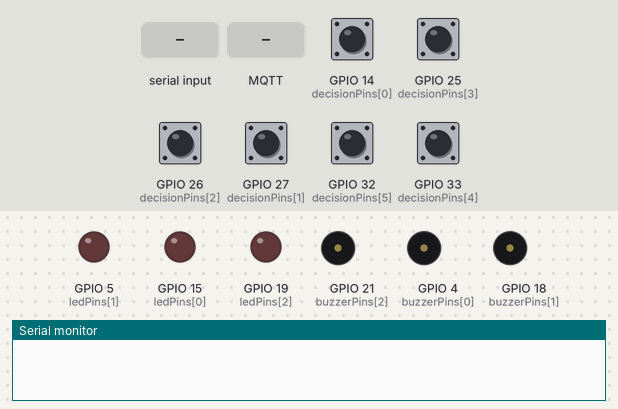
The sketch below on a simulated ESP32. Shown: output pins drawn as LEDs (lit = HIGH), buzzer (waves = sounding, pin HIGH), the last lines printed to the serial monitor. Inputs (shaded band) come from the test bench; at power-on: GPIO 14 (decisionPins[0]), GPIO 25 (decisionPins[3]), GPIO 26 (decisionPins[2]), GPIO 27 (decisionPins[1]), GPIO 32 (decisionPins[5]), GPIO 33 (decisionPins[4]) HIGH. WiFi joins after 1.5 s; servers stay silent unless stated; random numbers use the default seed unless the sketch sets one; no MQTT or app messages arrive unless stated.

Above: at 0.9 s.
1.0 s: "on" received over Serial
4.0 s: MQTT message "on" arrives on the second subscribed topic
At 5.3 s:
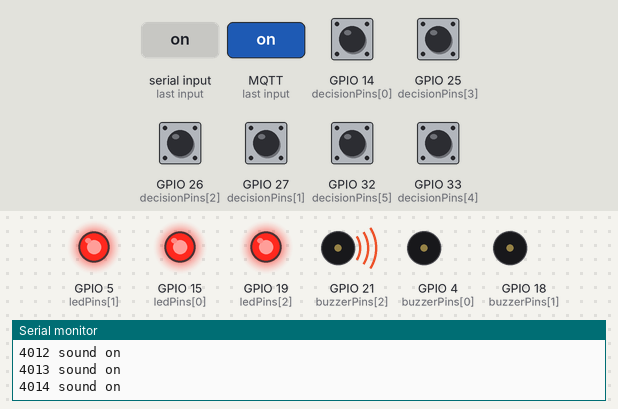
7.0 s: MQTT message "on" arrives on the third subscribed topic
At 7.7 s:
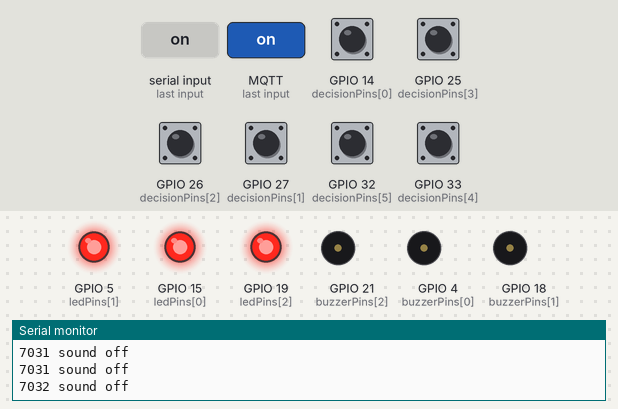
Timing chart, 0 to 11.5 s (numbered marks = the images above; inputs shaded):
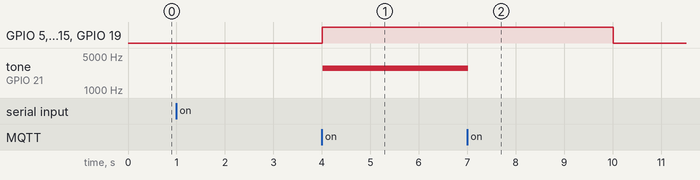

Measured:
- after the input at 4.0 s, GPIO 5 (ledPins[1]), GPIO 15 (ledPins[0]), GPIO 19 (ledPins[2]): LOW → HIGH at once; tone on GPIO 21 (buzzerPins[2]): silent → 2794 Hz at once

The sketch:

multi.ino
```cpp
// owlcms refereeing device using MQTT
//
// ESP32 Arduino-style module that communicates with owlcms over WiFi.
// Both owlcms and the the refereeing device connect to a MQTT server.
// The refereeing device publishes the decisions and
// subscribes to requests to remind or summon referees

// ====== START CONFIG SECTION ======================================================

// MQTT passwords
// copy secrets_example.h to secrets.h and include secrets.h (which is .gitignored)
#include "secrets_local.h"

// owlcms parameters
// referee = 0 is used when all three referees are wired to the same device
// if each referee has their own device, set referee to 1, 2 or 3
const int referee = 0;
const char* platform = "A";

// pins for refs 1 2 and 3 (1 good, 1 bad, 2 good, etc.)
int decisionPins[] = {14, 27, 26, 25, 33, 32};
int ledPins[] = {15, 5, 19};
int buzzerPins[] = {4, 18, 21};

// number of beeps when referee wakeup is received
// set to 0 to disable beeps.
const int nbBeeps = 3;
const note_t cfgBeepNote = NOTE_F;
const int cfgBeepOctave = 7; // F7
const int cfgBeepMilliseconds = 100;
const int cfgSilenceMilliseconds = 50; // time between beeps
const int cfgLedDuration = 20000; // led stays for this maximum time;

// referee summon parameters
const int nbSummonBeeps = 1;
const note_t cfgSummonNote = NOTE_F;
const int cfgSummonOctave = 7; // F7
const int cfgSummonBeepMilliseconds = 3000;
const int cfgSummonSilenceMilliseconds = 0;
const int cfgSummonLedDuration = cfgSummonBeepMilliseconds;

// ====== END CONFIG SECTION ======================================================

#ifdef TLS
#include <WiFiClientSecure.h>
#include "certificates.h"
const int mqttPort = 8883;
#else
#include <WiFi.h>
const int mqttPort = 1883;
#endif

#include "Tone32.hpp"
#include "PubSubClient.h"

#define ELEMENTCOUNT(x)  (sizeof(x) / sizeof(x[0]))

#ifdef TLS
WiFiClientSecure wifiClient;
#else
WiFiClient wifiClient;
#endif
PubSubClient mqttClient;

// networking values
String macAddress;
char mac[50];
char clientId[50];

// owlcms values
char fop[20];
int ref13Number = 0;

// 6 pins where we have to detect transitions. initial state unknown.
int prevDecisionPinState[] = {-1, -1, -1, -1, -1, -1};

// for each referee, a Tone generator, and control for a LED
Tone32 tones[3] = {Tone32(buzzerPins[0], 0), Tone32(buzzerPins[1], 1), Tone32(buzzerPins[2], 2)};
int beepingIterations[] = {0, 0, 0};
int ledStartedMillis[] = {0, 0, 0};
int ledDuration[] = {0, 0, 0};
note_t beepNote;
int beepOctave;
int silenceMilliseconds;
int beepMilliseconds;

void setup() {
#ifdef TLS
  wifiClient.setCACert(rootCABuff);
  wifiClient.setInsecure();
#endif
  mqttClient.setKeepAlive(20);
  mqttClient.setClient(wifiClient);
  Serial.begin(115200);
  // wait for serial port to become available
  while (!Serial.available()) {
    delay(50);
  }
  randomSeed(analogRead(0));

  wifiConnect();
  macAddress = WiFi.macAddress();
  macAddress.toCharArray(clientId, macAddress.length() + 1);

  Serial.print("MQTT server: ");
  Serial.println(mqttServer);
  mqttClient.setServer(mqttServer, mqttPort);
  mqttClient.setCallback(callback);

  setupPins();
  setupTones();

  strcpy(fop, platform);

  mqttReconnect();
}

void loop() {
  delay(10);
  if (!mqttClient.connected()) {
    mqttReconnect();
  }
  mqttClient.loop();
  buttonLoop();
  buzzerLoop();
  ledLoop();
}

void wifiConnect() {
  Serial.print("Connecting to WiFi ");
  Serial.print(wifiSSID);
  WiFi.mode(WIFI_STA);
  WiFi.begin(wifiSSID, wifiPassword);
  while (WiFi.status() != WL_CONNECTED) {
    delay(500);
    Serial.print(".");
  }
  Serial.println(" connected");
}

void mqttReconnect() {
  long r = random(1000);
  sprintf(clientId, "owlcms-%ld", r);
  if (WiFi.status() != WL_CONNECTED) {
    wifiConnect();
  }
  while (!mqttClient.connected()) {
    Serial.print(macAddress);
    Serial.print(" connecting to MQTT server...");

    if (mqttClient.connect(clientId, mqttUserName, mqttPassword)) {
      Serial.println(" connected");

      char requestTopic[50];
      sprintf(requestTopic, "owlcms/decisionRequest/%s/+", fop);
      mqttClient.subscribe(requestTopic);

      char ledTopic[50];
      sprintf(ledTopic, "owlcms/led/#", fop);
      mqttClient.subscribe(ledTopic);

      char summonTopic[50];
      sprintf(summonTopic, "owlcms/summon/#", fop);
      mqttClient.subscribe(summonTopic);

    } else {
      Serial.print("MQTT connection failed, rc=");
      Serial.print(mqttClient.state());
      Serial.println(" try again in 5 second");
      delay(5000);
    }
  }
}

void setupPins() {
  for (int j = 0; j < ELEMENTCOUNT(decisionPins); j++) {
    pinMode(decisionPins[j], INPUT_PULLUP);
    prevDecisionPinState[j] = digitalRead(decisionPins[j]);
  }
  for (int j = 0; j < ELEMENTCOUNT(ledPins); j++) {
    pinMode(ledPins[j], OUTPUT);
  }
  for (int j = 0; j < ELEMENTCOUNT(buzzerPins); j++) {
    pinMode(buzzerPins[j], OUTPUT);
  }
}

void setupTones() {
  for (int j = 0; j < ELEMENTCOUNT(tones); j++) {
    tones[j] = Tone32(buzzerPins[j], j);
  }
}

void buttonLoop() {
  for (int j = 0; j < ELEMENTCOUNT(decisionPins); j++) {
    int state = digitalRead(decisionPins[j]);
    int prevState = prevDecisionPinState[j];
    if (state != prevState) {
      prevDecisionPinState[j] = state;
      if (state == LOW) {
        if (j % 2 == 0) {
          sendDecision(j / 2, "good");
        } else {
          sendDecision(j / 2, "bad");
        }
        return;
      }
    }
  }
}

void buzzerLoop() {
  for (int j = 0; j < ELEMENTCOUNT(beepingIterations); j++) {
    if (beepingIterations[j] > 0 && !tones[j].isPlaying()) {
      if (((beepingIterations[j] % 2) == 0)) {
        Serial.print(millis()); Serial.println(" sound on");
        tones[j].playNote(beepNote, beepOctave, beepMilliseconds);
      } else {
        Serial.print(millis()); Serial.println(" sound off");
        tones[j].silence(silenceMilliseconds);
      }
    }
    tones[j].update(); // turn off sound if duration reached.
    if (!tones[j].isPlaying()) {
      beepingIterations[j]--;
    }
  }
}

void ledLoop() {
  for (int j = 0; j < ELEMENTCOUNT(ledStartedMillis); j++) {
    if (ledStartedMillis[j] > 0) {
      ;
      if (millis() - ledStartedMillis[j] >= ledDuration[j]) {
        digitalWrite(ledPins[j], LOW);
        ledStartedMillis[j] = 0;
      }
    }
  }
}

void sendDecision(int ref02Number, const char* decision) {
  if (referee > 0) {
    // software configuration
    ref02Number = referee - 1;
  }
  char topic[50];
  sprintf(topic, "owlcms/decision/%s", fop);
  char message[32];
  sprintf(message, "%i %s", ref02Number + 1, decision);

  mqttClient.publish(topic, message);
  Serial.print(topic);  Serial.print(" ");  Serial.print(message);  Serial.println(" sent.");
}

String decisionRequestTopic = String("owlcms/decisionRequest/") + fop;
String summonTopic = String("owlcms/summon/") + fop;
String ledTopic = String("owlcms/led/") + fop;
void callback(char* topic, byte* message, unsigned int length) {

  String stTopic = String(topic);
  Serial.print("Message arrived on topic: ");  Serial.print(stTopic);  Serial.print("; Message: ");

  String stMessage;
  // convert byte to char
  for (int i = 0; i < length; i++) {
    stMessage += (char)message[i];
  }
  Serial.println(stMessage);

  int refIndex = stTopic.lastIndexOf("/") + 1;
  String refString = stTopic.substring(refIndex);
  int ref13Number = refString.toInt();

  if (stTopic.startsWith(decisionRequestTopic)) {
    changeReminderStatus(ref13Number - 1, stMessage.startsWith("on"));
  } else if (stTopic.startsWith(summonTopic)) {
    if (ref13Number == 0) {
      // topic did not end with number, blink all devices
      for (int j = 0; j < ELEMENTCOUNT(ledPins); j++) {
        changeSummonStatus(j, stMessage.startsWith("on"));
      }
    } else {
      changeSummonStatus(ref13Number - 1, stMessage.startsWith("on"));
    }
  } else if (stTopic.startsWith(ledTopic)) {
    if (ref13Number == 0) {
      // topic did not end with number, blink all devices
      for (int j = 0; j < ELEMENTCOUNT(ledPins); j++) {
        changeSummonStatus(j, stMessage.startsWith("on"));
      }
    } else {
      changeSummonStatus(ref13Number - 1, stMessage.startsWith("on"));
    }
  }
}

void changeReminderStatus(int ref02Number, boolean warn) {
  Serial.print("reminder "); Serial.print(warn); Serial.print(" "); Serial.println(ref02Number+1);
  if (warn) {
    digitalWrite(ledPins[ref02Number], HIGH);
    beepingIterations[ref02Number] = nbBeeps * 2;
    ledStartedMillis[ref02Number] = millis();
    ledDuration[ref02Number] = cfgLedDuration;
    beepNote = cfgBeepNote;
    beepOctave = cfgBeepOctave;
    silenceMilliseconds = cfgSilenceMilliseconds;
    beepMilliseconds = cfgBeepMilliseconds;
  } else {
    digitalWrite(ledPins[ref02Number], LOW);
    beepingIterations[ref02Number] = 0;
    tones[ref02Number].stopPlaying();
  }
}

void changeSummonStatus(int ref02Number, boolean warn) {
  Serial.print("summon ");  Serial.print(warn); Serial.print(" "); Serial.println(ref02Number+1);
  if (warn) {
    digitalWrite(ledPins[ref02Number], HIGH);
    beepingIterations[ref02Number] = nbSummonBeeps * 2;
    ledStartedMillis[ref02Number] = millis();
    ledDuration[ref02Number] = cfgSummonLedDuration;
    beepNote = cfgSummonNote;
    beepOctave = cfgSummonOctave;
    silenceMilliseconds = cfgSummonSilenceMilliseconds;
    beepMilliseconds = cfgSummonBeepMilliseconds;
  } else {
    digitalWrite(ledPins[ref02Number], LOW);
    beepingIterations[ref02Number] = 0;
    tones[ref02Number].stopPlaying();
  }
}
```

Tone32.hpp
```cpp
/**
 * @brief Provides an easy-to-use wrapper around ESP32 tone functionality.
 *
 * ## BACKGROUND ##
 * The Arduino tone() function relies on timer interrupts to precisely control the frequency
 * of a PWM waveform:
 * https://github.com/arduino/ArduinoCore-avr/blob/master/cores/arduino/Tone.cpp
 *
 * This is completely different on the ESP32. So, we need a different approach. Fortunately,
 * there is some basic infrastructure in the arduino-esp32 library to help. Specifically,
 * in esp32-hal-ledc:
 * https://github.com/espressif/arduino-esp32/blob/master/cores/esp32/esp32-hal-ledc.h
 * https://github.com/espressif/arduino-esp32/blob/master/cores/esp32/esp32-hal-ledc.c
 *
 * Here, there are a few things of interest. First:
 *   typedef enum {
 *     NOTE_C, NOTE_Cs, NOTE_D, NOTE_Eb, NOTE_E, NOTE_F, NOTE_Fs, NOTE_G, NOTE_Gs, NOTE_A, NOTE_Bb, NOTE_B, NOTE_MAX
 *  } note_t;
 *
 * Which just nicely sets up named indices into the method:
 *   ledcWriteNote(uint8_t chan, note_t note, uint8_t octave){
 *
 * So, we can call ledcWriteNote(<pwm_channel>, NOTE_C, 4); to play middle C (C4)
 *
 * We can also just call ledcWriteTone(uint8_t chan, double freq) to play a raw
 * frequency at that PWM channel.
 *
 */
class Tone32{

  protected:
    uint8_t  _outputPin;               // output pin
    uint8_t  _pwmChannel;              // pwm channel
    unsigned long _playDuration = 0;   // play duration in ms
    unsigned long _playStarted = 0;    // play start time in ms

    bool _pinAttached = false;

  public:

    /**
     * @brief Construct a new Tone32 object
     *
     * @param outputPin The pin connected to your piezo buzzer
     * @param pwmChannel The PWM channel you want to use: ESP32 supports 0 - 15
     */
    Tone32(uint8_t outputPin, uint8_t pwmChannel){
        setupOutputs(outputPin, pwmChannel);
    }

    /**
     * @brief Automatically called by constructor when creating a new object.
     * If you want to switch output pins or channels dynamically, call this
     *
    * @param outputPin The pin connected to your piezo buzzer
     * @param pwmChannel The PWM channel you want to use: ESP32 supports 0 - 15
     */
    void setupOutputs(uint8_t outputPin, uint8_t pwmChannel){
      if(_pinAttached){
        ledcDetachPin(_outputPin);
      }
      _outputPin = outputPin;
      _pwmChannel = pwmChannel;
      ledcAttachPin(_outputPin, _pwmChannel);

      _pinAttached = true;
    }

    /**
     * @brief Gets the output pin
     *
     * @return uint8_t the output pin
     */
    uint8_t getOutputPin() const{
      return _outputPin;
    }

    /**
     * @brief Get the PWM channel
     *
     * @return uint8_t the PWM channel
     */
    uint8_t getPwmChannel() const{
      return _pwmChannel;
    }

    /**
     * @brief Gets the current play duration in ms. If not set, returns 0
     *
     * @return unsigned long
     */
    unsigned long getPlayDuration() const{
        return _playDuration;
    }

    /**
     * @brief Gets the current play duration remaining in ms. If not set, returns 0
     *
     * @return unsigned long
     */
    unsigned long getPlayDurationRemaining() const{
        if(isPlaying()){
            return millis() - _playStarted;
        }
        return 0;
    }

    /**
     * @brief Returns true if currently playing.
     *
     * @return true if currently playing
     * @return false if not currently playing
     */
    bool isPlaying() const{
      return _playStarted != 0;
    }

    /**
     * @brief Stops playing
     */
    void stopPlaying(){
      // To turn off tone, write out a PWM waveform with 0 frequency
      ledcWrite(_pwmChannel, 0);
      _playStarted = 0;
      _playDuration = 0;
    }

    /**
     * @brief Plays current note_t at the given octave
     *        note_t is defined here:
     *        https://github.com/espressif/arduino-esp32/blob/master/cores/esp32/esp32-hal-ledc.h
     * @param note the note to play
     * @param octave must be between 0 and 8
     */
    void playNote(note_t note, uint8_t octave){
      _playStarted = millis();
      ledcWriteNote(_pwmChannel, note, octave);
    }

    /**
     * @brief Plays current note_t at the given octave for the given duration in milliseconds
     *        For this to work, you must call update() on every loop() call
     *
     * @param note the note to play
     * @param octave must be between 0 and 8
     * @param duration play duration in milliseconds
     */
    void playNote(note_t note, uint8_t octave, unsigned long duration){
      playNote(note, octave);
      _playDuration = duration;
    }

    /**
     * @brief Plays the given frequency. To stop, call stopPlaying()
     *
     * @param freq
     */
    void playTone(double freq){
      // The ledcWriteTone signature: double ledcWriteTone(uint8_t chan, double freq)
      // See: https://github.com/espressif/arduino-esp32/blob/master/cores/esp32/esp32-hal-ledc.c
      _playStarted = millis();
      ledcWriteTone(_pwmChannel, freq);
    }

    /**
     * @brief Plays the given frequency for the given duration in milliseconds
     *
     * @param freq
     * @param duration play duration in milliseconds
     */
    void playTone(double freq, unsigned long duration){
      playTone(freq);
      _playDuration = duration;
    }

    /**
     * @brief For any of the duration parameters to work, you must call update()
     *        on every loop()
     */
    void update(){
      unsigned long currentTimestampMs = millis();
      if(isPlaying() && millis() - _playStarted >= _playDuration){
        stopPlaying();
      }
    }

    /**
     * @brief Stay quiet for duration
     *
     * @param duration in milliseconds
     */
    void silence(unsigned long duration){
      // The ledcWriteTone signature: double ledcWriteTone(uint8_t chan, double freq)
      // See: https://github.com/espressif/arduino-esp32/blob/master/cores/esp32/esp32-hal-ledc.c
      stopPlaying();
      _playStarted = millis();
      _playDuration = duration;
    }
};
```

secrets_local.h
```cpp
// wifi
// Wokwi-GUEST is used by the ESP32 simulator.
// Change when using a real device.
const char* wifiSSID = "Wokwi-GUEST";
const char* wifiPassword = "";

// MQTT server
// On the cloud, make sure you use a server that enforces username and password
// Create a Heroku free application and add StackHero Mosquitto as an add-on (test mode is free).
const char* mqttServer = "192.168.1.101";
const char* mqttUserName= "owlcms";
const char* mqttPassword = "45454545";
```
